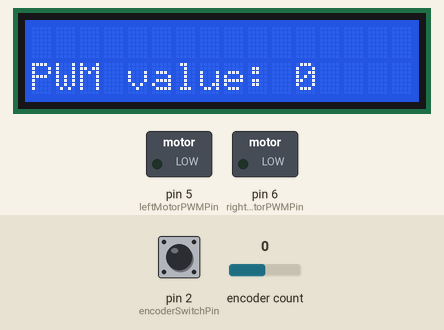
A sketch run on a simulated Arduino Uno, built with avr-gcc and run on an emulated ATmega328P. On the bench: 16×2 character LCD, switched loads named in the sketch (green lamp = pin HIGH). The inputs (shaded band) are chosen by the test bench; at power-on: encoder count 0, pin 2 (encoderSwitchPin) LOW.

Above: at 1.2 s.
1.3 s: encoder count set to 1
At 2.5 s:
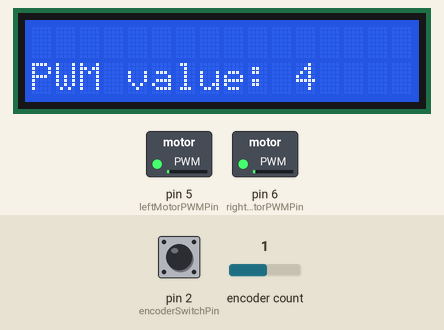
2.8 s: encoder count set to 2
At 3.8 s:
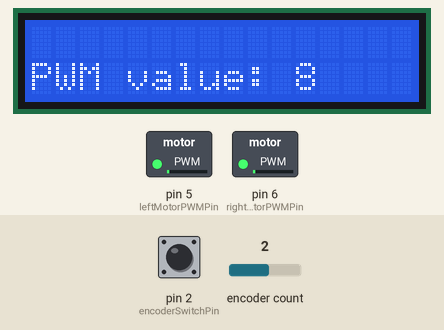
4.3 s: encoder count set to 3
At 4.9 s:
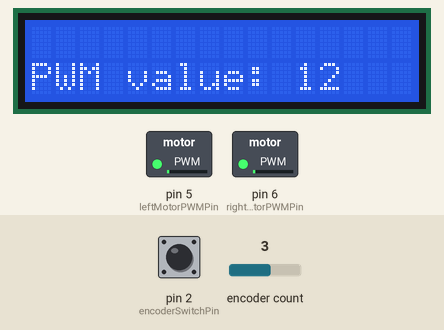
5.8 s: pin 2 (encoderSwitchPin) pulsed HIGH 2 times (0.12 s each, 0.3 s apart)
At 7.0 s:
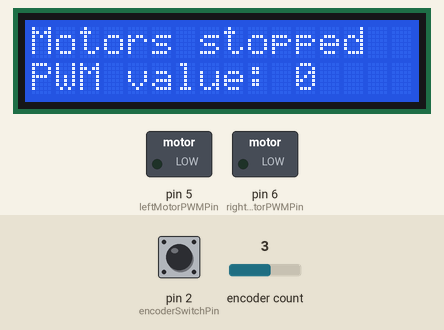
7.9 s: encoder count set to 4
At 8.9 s:
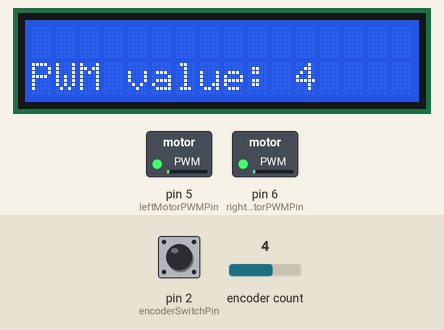
Timing chart, 0 to 10.4 s (numbered marks = the images above; inputs shaded):
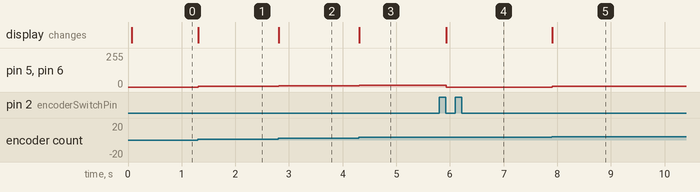

Measured:
- after the input at 1.3 s, pin 5 (leftMotorPWMPin), pin 6 (rightMotorPWMPin): 0/255 → 4/255 at once; the display: changes at once (image 1)
- after the input at 2.8 s, pin 5 (leftMotorPWMPin), pin 6 (rightMotorPWMPin): 4/255 → 8/255 at once; the display: changes at once (image 2)
- after the input at 4.3 s, pin 5 (leftMotorPWMPin), pin 6 (rightMotorPWMPin): 8/255 → 12/255 at once; the display: changes at once (image 3)
- after the input at 5.8 s, pin 5 (leftMotorPWMPin), pin 6 (rightMotorPWMPin): 12/255 → 0/255 after 0.13 s; the display: changes after 0.13 s (image 4)
- after the input at 7.9 s, pin 5 (leftMotorPWMPin), pin 6 (rightMotorPWMPin): 0/255 → 4/255 at once; the display: changes at once (image 5)

The sketch:

robotspeedctrl.ino
```cpp
#include <Encoder.h>
#include <LiquidCrystal.h>

const int rs = A4, en = A5, d4 = A0, d5 = A1, d6 = A2, d7 = A3;
LiquidCrystal lcd(rs, en, d4, d5, d6, d7);

const int encoderCWPin = 0, encoderCCWPin = 1;
Encoder enc(encoderCWPin, encoderCCWPin);
long q = -999;

const int leftMotorPWMPin = 5, rightMotorPWMPin = 6;

struct RobotSettings {
  unsigned char signature[5];
  unsigned int fastCoeff;
  unsigned int slowCoeff;
  unsigned int jogOutsideCoeff;
  unsigned int jogInsideCoeff;
  unsigned int turnOutsideCoeff;
  unsigned int turnInsideCoeff;
} robotSettings;

union eepromDefaults {
  RobotSettings defaultSettings = {
    /* signature[] = */ { 'R', 'O', 'B', 'O', 'T' }, // 5 bytes
    /* fastCoeff = */ 100,                           // 2 bytes
    /* slowCoeff = */ 50,                            // 2 bytes
    /* jogOutsideCoeff = */ 85,                      // 2 bytes
    /* jogInsideCoeff = */ 15,                       // 2 bytes
    /* turnOutsideCoeff = */ 65,                     // 2 bytes
    /* turnInsideCoeff = */ 35                       // 2 bytes
  };
  char bytes[17];
};

int motorSpeedPWM = -999;

const int encoderSwitchPin = 2;
unsigned long encoderSwitchPressed;
unsigned long encoderSwitchReleased;
bool encoderSwitchStateChange = false;

void encoderSwitchISR() {
  int state = digitalRead(encoderSwitchPin);
  if (state == HIGH) {
    encoderSwitchReleased = millis();
  } else {
    encoderSwitchPressed = millis();
  }

  encoderSwitchStateChange = true;
}


// Check for signature string at the beginning of the EEPROM ("ROBOT")
// If not found, erase the EEPROM with the signature and default values
void setupEEPROM() {
}

void setup() {
  lcd.begin(16, 2);
  pinMode(encoderSwitchPin, INPUT);
  pinMode(leftMotorPWMPin, OUTPUT);
  pinMode(rightMotorPWMPin, OUTPUT);
  attachInterrupt(digitalPinToInterrupt(encoderSwitchPin), encoderSwitchISR, CHANGE);
}

void loop() {
  long newEncoderReading;

  newEncoderReading = enc.read();
  if (newEncoderReading > 255) {
    newEncoderReading = 255;
    enc.write(255);
  } else if (newEncoderReading < 0) {
    newEncoderReading = 0;
    enc.write(0);
  }

  if (newEncoderReading != motorSpeedPWM) {
    motorSpeedPWM = newEncoderReading;
    lcd.setCursor(0, 0);
    lcd.print("                ");
    lcd.setCursor(0, 1);
    lcd.print("                ");
    lcd.setCursor(0, 1);
    lcd.print("PWM value: ");
    lcd.print(motorSpeedPWM);
    analogWrite(leftMotorPWMPin, motorSpeedPWM);
    analogWrite(rightMotorPWMPin, motorSpeedPWM);
  }

  if (encoderSwitchStateChange) {
    encoderSwitchStateChange = false;
    long millisSincePressed = encoderSwitchReleased - encoderSwitchPressed;
    if (millisSincePressed > 0) {
      // Encoder push switch released
      // lcd.setCursor(0, 0);
      // lcd.print("Released: ");
      // lcd.print(millisSincePressed);
    } else {
      // Encoder push switch pressed
      lcd.setCursor(0, 0);
      lcd.print("                "); // blank the line
      lcd.setCursor(0, 0);
      lcd.print("Motors stopped");
      motorSpeedPWM = 0;
      enc.write(0);
      lcd.setCursor(0, 1);
      lcd.print("                ");
      lcd.setCursor(0, 1);
      lcd.print("PWM value: ");
      lcd.print(motorSpeedPWM);
      analogWrite(leftMotorPWMPin, motorSpeedPWM);
      analogWrite(rightMotorPWMPin, motorSpeedPWM);
    }
  }
}
```
